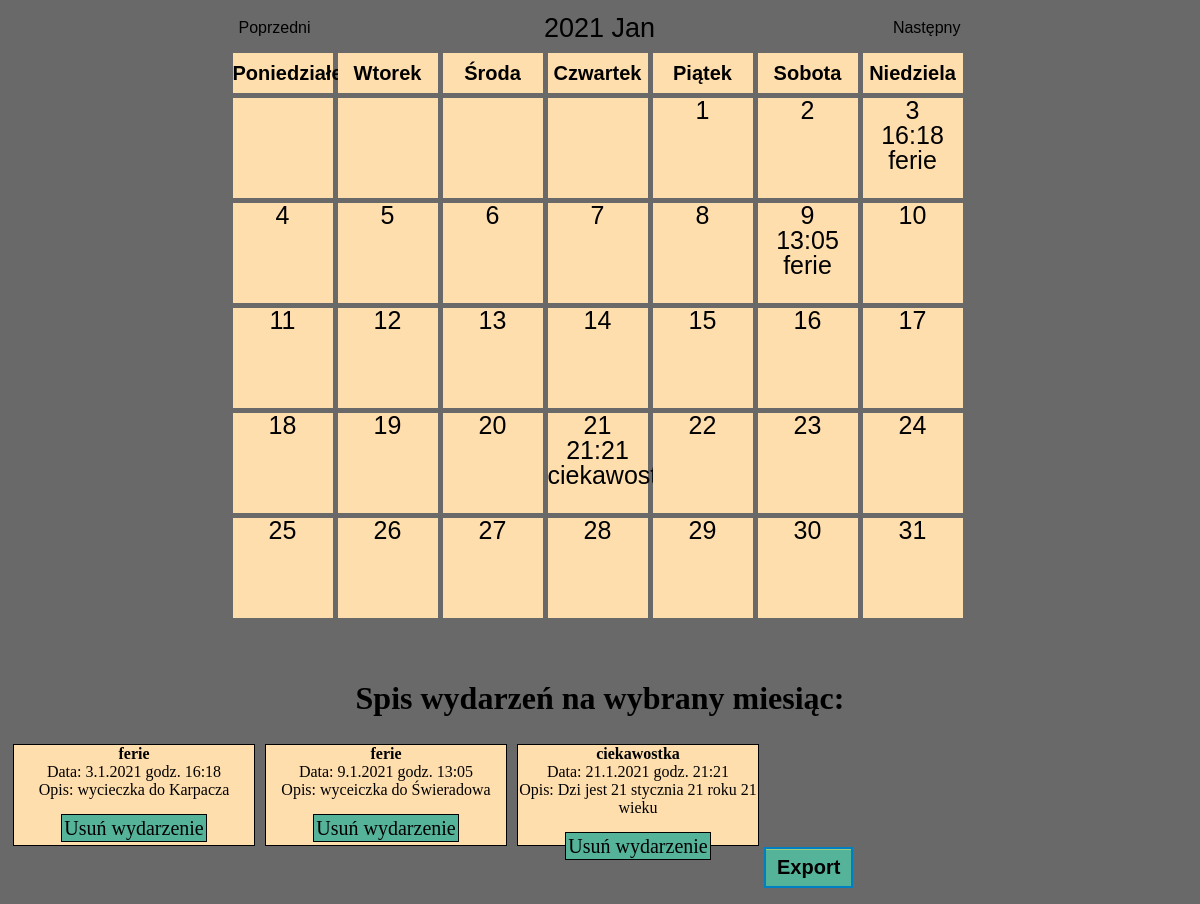
The page /index.php?month=01 on the database its author committed.
### tables this page shows
CREATE TABLE `events` (
  `id` int(100) NOT NULL,
  `dzien` int(100) NOT NULL,
  `miesiac` int(100) NOT NULL,
  `rok` int(100) NOT NULL DEFAULT '2020',
  `godzina` time(1) NOT NULL,
  `tytul` varchar(255) NOT NULL,
  `opis` varchar(255) NOT NULL
);

### index.php (the view, shortened to what this page needs)
<html>
<head>
<link href="kalendarz.css" type="text/css" rel="stylesheet" />
</head>
<body>
<?php
	include 'kalendarz.php';
	$kalendarz = new kalendarz();
	echo $kalendarz->show();
?>
<br><br>
<h1>Spis wydarzeń na wybrany miesiąc:</h1>
<?php
	$servername = "localhost";
	$username = "root";
	$password = "root";
	$dbname = "kalendarz";
	$conn = new mysqli($servername, $username, $password, $dbname);
	$conn -> query("SET NAMES 'utf8'");
	if(isset($_GET['month']))
	{
		$mies=$_GET['month'];
		$sql = "SELECT id, dzien, miesiac, rok, godzina, tytul, opis FROM events WHERE miesiac=$mies ORDER BY dzien, godzina";
		$result = $conn -> query($sql);
		if ($result -> num_rows > 0)
		{
	 		while($row = $result -> fetch_assoc())
	 		{
	 			echo '<div class=event1>';
	       		echo ' <b>'.$row["tytul"].'</b><br>Data: '.$row['dzien'].'.'.$row['miesiac'].'.'.$row['rok'].' godz. '.mb_substr($row['godzina'], 0, 5).'<br>Opis: '.$row['opis'].'<br><br><a class="button" href="usuwanie.php?id='.$row['id'].'">Usuń wydarzenie</a></div>';
			}
		} else { echo "<h4>Brak zaplanowanych wydarzeń na ten miesiąc</h4>"; }
	}
?>
<br><br><br><br><br><br>
	<div id="exportBtn">
		<form method="post" action="export.php">
		     <input type="submit" name="export" class="myButton" value="Export" />
		</form>
	</div>
</body>
</html>

### kalendarz.php (shortened to what this page needs)
<?php
class kalendarz {
    public function __construct(){
        $this->naviHref = htmlentities($_SERVER['PHP_SELF']);
    }
    private $dayLabels = array("Poniedziałek","Wtorek","Środa","Czwartek","Piątek","Sobota","Niedziela");
    private $currentYear=0;
    private $currentMonth=0;
    private $currentDay=0;
    private $currentDate=null;
    private $daysInMonth=0;
    private $naviHref= null;
    public function show() {
        $year  = null;
        $month = null;
        if(null==$year&&isset($_GET['year'])){
            $year = $_GET['year'];
        }else if(null==$year){
            $year = date("Y",time());
        }
        if(null==$month&&isset($_GET['month'])){
            $month = $_GET['month'];
        }else if(null==$month){
            $month = date("m",time());
        }
        $this->currentYear=$year;
        $this->currentMonth=$month;
        $this->daysInMonth=$this->_daysInMonth($month,$year);
        $content='<div id="kalendarz">'.
                        '<div class="box">'.
                        $this->_createNavi().
                        '</div>'.
                        '<div class="box-content">'.
                                '<ul class="label">'.$this->_createLabels().'</ul>';
                                $content.='<div class="clear"></div>';
                                $content.='<ul class="dates">';
                                $weeksInMonth = $this->_weeksInMonth($month,$year);
                                for( $i=0; $i<$weeksInMonth; $i++ ){
                                    for($j=1;$j<=7;$j++){
                                        $content.=$this->_showDay($i*7+$j);
                                    }
                                }
                                $content.='</ul>';
                                $content.='<div class="clear"></div>';
                        $content.='</div>';
        $content.='</div>';
        return $content;
    }
    private function _weeksInMonth($month=null,$year=null){
        $daysInMonths = $this->_daysInMonth($month,$year);
        $numOfweeks = ($daysInMonths%7==0?0:1) + intval($daysInMonths/7);
        $monthEndingDay= date('N',strtotime($year.'-'.$month.'-'.$daysInMonths));
        $monthStartDay = date('N',strtotime($year.'-'.$month.'-01'));
        return $numOfweeks;
    }
    private function _daysInMonth($month=null,$year=null){
        return date('t',strtotime($year.'-'.$month.'-01'));
    }
    private function _createNavi(){
        $nextMonth = $this->currentMonth==12?1:intval($this->currentMonth)+1;
        $nextYear = $this->currentMonth==12?intval($this->currentYear)+1:$this->currentYear;
        $preMonth = $this->currentMonth==1?12:intval($this->currentMonth)-1;
        $preYear = $this->currentMonth==1?intval($this->currentYear)-1:$this->currentYear;
        return
            '<div class="header">'.
                '<a class="prev" href="'.$this->naviHref.'?month='.sprintf('%02d',$preMonth).'&year='.$preYear.'">Poprzedni</a>'.
                    '<span class="title">'.date('Y M',strtotime($this->currentYear.'-'.$this->currentMonth.'-1')).'</span>'.
                '<a class="next" href="'.$this->naviHref.'?month='.sprintf("%02d", $nextMonth).'&year='.$nextYear.'">Następny</a>'.
            '</div>';
    }
    private function _createLabels(){
        $content='';
        foreach($this->dayLabels as $index=>$label){
            $content.='<li class="'.($label==6?'end title':'start title').' title">'.$label.'</li>';
        }
        return $content;
    }
private function _showDay($cellNumber){
        if($this->currentDay==0){
            $firstDayOfTheWeek = date('N',strtotime($this->currentYear.'-'.$this->currentMonth.'-01'));
            if(intval($cellNumber) == intval($firstDayOfTheWeek)){
                $this->currentDay=1;
            }
        }
        if( ($this->currentDay!=0)&&($this->currentDay<=$this->daysInMonth) ){
            $this->currentDate = date('Y-m-d',strtotime($this->currentYear.'-'.$this->currentMonth.'-'.($this->currentDay)));
            $cellContent = $this->currentDay.'<br><div class="event">'.$this->_showEvent($this->currentDay,$this->currentMonth).'</div>';
            $this->currentDay++;
        }else{
            $this->currentDate =null;
            $cellContent=null;
        }
        if($cellContent==null)
        {
            return '<li id="li-'.$this->currentDate.'" class="'.($cellNumber%7==1?' start ':($cellNumber%7==0?' end ':' ')).($cellContent==null?'mask':'').'">'.$cellContent.'</li>';
        }else
        {
            return '<a href=dodawanie_eventu.php?day='.$this->currentDay.'&month='.$this->currentMonth.'><li id="li-'.$this->currentDate.'" class="'.($cellNumber%7==1?' start ':($cellNumber%7==0?' end ':' ')).
        ($cellContent==null?'mask':'').'">'.$cellContent.'</li></a>';
        }
    }
    private function _showEvent($day,$month){
    		$day = $this->currentDay;
        	$month = $this->currentMonth;
	    	$servername = "localhost";
			$username = "root";
			$password = "root";
			$dbname = "kalendarz";
			$conn = new mysqli($servername, $username, $password, $dbname);
			$conn -> query("SET NAMES 'utf8'");
			$sql = "SELECT id, dzien, miesiac, godzina, tytul, opis FROM events WHERE dzien=$day and miesiac=$month ORDER BY godzina";
			$result = $conn->query($sql);
			if ($result -> num_rows > 0)
				{
					$eventContent = ' ';
			 		while($row = $result -> fetch_assoc())
			 		{
			 			$godz =  $row['godzina'];
			 			$godz1 = mb_substr($godz, 0, 5);
						$eventContent = $eventContent.' '.$godz1.' '.$row['tytul'].'<br>';
					}
					return $eventContent;
				}
    }
}

### kalendarz.css (style rules this page uses)
body { background-color: dimgrey; }
div#kalendarz { margin: 0px auto; padding: 0px; width: 745px; font-family: Arial, Helvetica, sans-serif; }
div#kalendarz div.box { position: relative; top: 0px; left: 0px; width: 100%; height: 40px; background-color: dimgrey; }
div#kalendarz div.header { line-height: 40px; vertical-align: middle; position: absolute; left: 11px; top: 0px; width: 722px; height: 40px; text-align: center; }
div#kalendarz div.header a.prev, div#kalendarz div.header a.next { position: absolute; top: 0px; height: 17px; display: block; cursor: pointer; text-decoration: none; color: #000000; }
div#kalendarz div.header span.title { color: #000000; font-size: 27px; }
div#kalendarz div.header a.prev { left: 0px; }
div#kalendarz div.header a.next { right: 0px; }
div#kalendarz ul.label { float: left; margin: 0px; padding: 0px; margin-top: 5px; margin-left: 5px; }
div#kalendarz ul.label li { margin: 0px; padding: 0px; margin-right: 5px; float: left; list-style-type: none; width: 100px; height: 40px; line-height: 40px; vertical-align: middle; text-align: center; color: #000; font-size: 20px; font-weight: bold; background-color: navajowhite; }
div#kalendarz ul.dates { float: left; margin: 0px; padding: 0px; margin-left: 5px; margin-bottom: 5px; }
div#kalendarz ul.dates li { margin: 0px; padding: 0px; margin-right: 5px; margin-top: 5px; line-height: 25px; vertical-align: middle; float: left; list-style-type: none; width: 100px; height: 100px; font-size: 25px; background-color: navajowhite; color: #000; text-align: center; }
div.event1 { margin: 5px; display: inline-block; text-align: center; height: 100px; width: 240px; border: 1px solid black; background-color: navajowhite; float: left; }
.button { padding: 2px; text-decoration: none; color: black; font-size: 20px; border: 1px solid black; background-color: #55b399; }
h1 { text-align: center; }
.myButton { box-shadow: inset 0px 1px 0px 0px #9acc85; background: linear-gradient(to bottom, #S 5%, #68a54b 100%); background-color: #55b399; border: 2px solid #0080c0; display: inline-block; cursor: pointer; color: #000000; font-family: Arial; font-size: 20px; font-weight: bold; padding: 7px 11px; text-decoration: none; }

### rows shown on the page
events: godzina "16:18", tytul "ferie", dzien "3", miesiac "1", rok "2021", opis "wycieczka do Karpacza"
events: godzina "13:05", tytul "ferie", dzien "9", miesiac "1", rok "2021", opis "wyceiczka do Świeradowa"
events: godzina "21:21", tytul "ciekawostka", dzien "21", miesiac "1", rok "2021", opis "Dzi jest 21 stycznia 21 roku 21 wieku"

### other values the page prints
date('Y M',strtotime($this->currentYear.'-'.$this->currentMonth.'-1')) "2021 Jan"
$label "Poniedziałek"
$label "Wtorek"
$label "Środa"
$label "Czwartek"
$label "Piątek"
$label "Sobota"
$label "Niedziela"
$this->currentDay "1"
$this->currentDay "2"
$this->currentDay "3"
$this->currentDay "4"
$this->currentDay "5"
$this->currentDay "6"
$this->currentDay "7"
